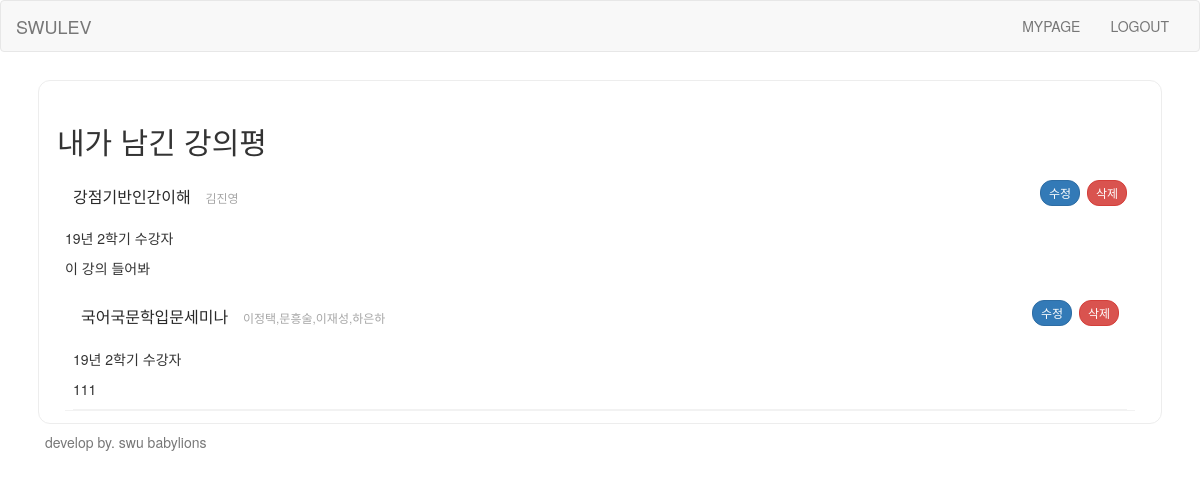
/mypage/ (signed in), run on the app's committed database.
### swuapp/models.py (models this page shows, shortened)
class Board(models.Model):
    content = models.TextField()
    quality = models.IntegerField()
    challenge = models.IntegerField()
    recommend = models.IntegerField()
    user = models.ForeignKey('Student_User', on_delete=models.CASCADE, related_name='user_id')
    lecture = models.ForeignKey('Lecture', on_delete=models.CASCADE, related_name='lecture')

class Lecture(models.Model):
    semester = models.CharField(max_length = 30)
    lectureid = models.CharField(max_length=20, primary_key=True, unique=True)
    lecturename = models.CharField(max_length=50)
    professor = models.CharField(max_length=50)

### swuapp/views.py (the view)
# urls.py: path('mypage/', mypage, name='mypage'),
def mypage(request):
    board = Board.objects.all
    lecture = Lecture.objects.all
    userlecture = UserLecture.objects.all
    if request.user.is_authenticated:
        username = str(request.user)
        mylecture = UserLecture.objects.filter(myuserid = str(request.user))
        return render(request, 'mypage.html', {'board':board, 'lecture':lecture, 'username':username, 'mylecture':mylecture})
    return render(request, 'mypage.html')

### swuapp/templates/mypage.html (shortened to what this page needs)
{% extends 'base.html' %}
{% block content %}
<div class="section">
    <h2>내가 남긴 강의평</h2>
    {% for board in board %}
    {% if board.user.userid == username %}
    <div class="mylectures">
      <span class="lecture">
        <h3>
          <span class="name">{{board.lecture.lecturename}}</span>
          <span class="professor">{{board.lecture.professor}}</span>
        </h3>
          <p class="info">
            <span class="semester">19년 2학기 수강자</span>
          </p>
          <p class="text">{{board.content}}</p>
        <button type="button" class="btn btn-sm btn-primary" id="mypagebt">수정</button>
        <button type="button" class="btn btn-sm btn-danger">삭제</button>
        {% endif %}
        {%endfor%}
      </span>
    </div>
</div>
{% endblock %}

### swuapp/static/css/base.css (style rules this page uses)
div.section { margin: 8px 8px 8px 8px; padding: 24px 18px 12px 18px; border: 1px solid #ededed; border-radius: 12px; box-sizing: border-box; }
div.section div.mylectures span.lecture h3 { padding: 12px 0; margin: 0 72px 0 8px; font-weight: normal; white-space: nowrap; overflow: hidden; text-overflow: ellipsis; }
div.section div.mylectures span.lecture { position: relative; display: block; margin: 0 8px; border-bottom: 1px solid #f2f2f2; }
div.section div.mylectures span.lecture h3 span.name { color: #292929; font-size: 16px; }
div.section div.mylectures span.lecture h3 span.professor { margin-left: 8px; color: #a6a6a6; font-size: 12px; }
div.section div.mylectures span.lecture button { position: absolute; right: 8px; top: 12px; display: inline-block; padding: 0 8px; line-height: 24px; border-radius: 12px; font-size: 12px; }
#mypagebt { right: 55px !important; }

### data on the page
Board: lecture.lecturename "강점기반인간이해", lecture.professor "김진영", content "이 강의 들어봐"
Board: lecture.lecturename "국어국문학입문세미나", lecture.professor "이정택,문흥술,이재성,하은하", content "111"
